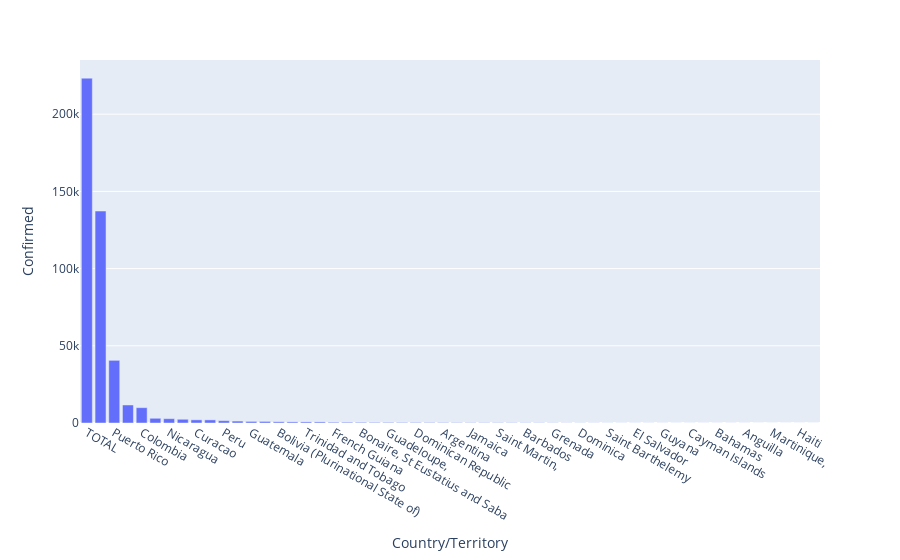

The code cell stored with this chart in its notebook:
### Code cell
# Too many categories, truncating too just those with > 0 value
confirmedfig = px.bar(maxcases[maxcases['Confirmed']>0], x="Country/Territory", y="Confirmed")
confirmedfig.update_xaxes(categoryorder='total descending')
confirmedfig.show()

### Figure 1 — Plotly figure (JSON) as saved in the notebook; plotly's stock layout.template omitted (floating-point values rounded to 4 significant figures)
{"data": [{"alignmentgroup": "True", "hovertemplate": "Country/Territory=%{x}<br>Confirmed=%{y}<extra></extra>", "legendgroup": "", "marker": {"color": "#636efa"}, "name": "", "offsetgroup": "", "orientation": "v", "showlegend": false, "textposition": "auto", "type": "bar", "x": ["Anguilla", "Antigua and Barbuda", "Argentina", "Aruba", "Bahamas", "Barbados", "Belize", "Belize ", "Bolivia (Plurinational State of)", "Bonaire, St Eustatius and Saba", "Brazil", "Cayman Islands", "Colombia", "Costa Rica", "Cuba", "Curacao", "Dominica", "Dominican Republic", "Ecuador", "El Salvador", "French Guiana", "French Guiana,", "Grenada", "Guadeloupe", "Guadeloupe,", "Guatemala", "Guyana", "Haiti", "Honduras", "Jamaica", "Martinique", "Martinique,", "Mexico", "Montserrat ", "Nicaragua", "Panama", "Paraguay", "Peru", "Puerto Rico", "Saint Barthelemy", "Saint Kitts and Nevis", "Saint Lucia", "Saint Martin", "Saint Martin,", "Saint Vincent and the Grenadines", "Sint Maarten (Dutch part)", "Suriname", "TOTAL", "Trinidad and Tobago", "Turks and Caicos Islands", "United States of America", "Venezuela (Bolivarian Republic of)", "Virgin Islands (UK)", "Virgin Islands (US)"], "xaxis": "x", "y": [23, 25, 278, 703, 25, 150, 355, 73, 806, 437, 137288, 31, 9927, 2014, 187, 2049, 79, 345, 3058, 51, 483, 483, 118, 382, 382, 1032, 37, 5, 308, 203, 21, 21, 11667, 5, 2795, 1250, 20, 1530, 40588, 61, 33, 50, 200, 200, 83, 149, 724, 223336, 718, 25, 226, 2413, 53, 1026], "yaxis": "y"}], "layout": {"barmode": "relative", "legend": {"tracegroupgap": 0}, "margin": {"t": 60}, "xaxis": {"anchor": "y", "categoryorder": "total descending", "domain": [0, 1], "title": {"text": "Country/Territory"}}, "yaxis": {"anchor": "x", "domain": [0, 1], "title": {"text": "Confirmed"}}}}
